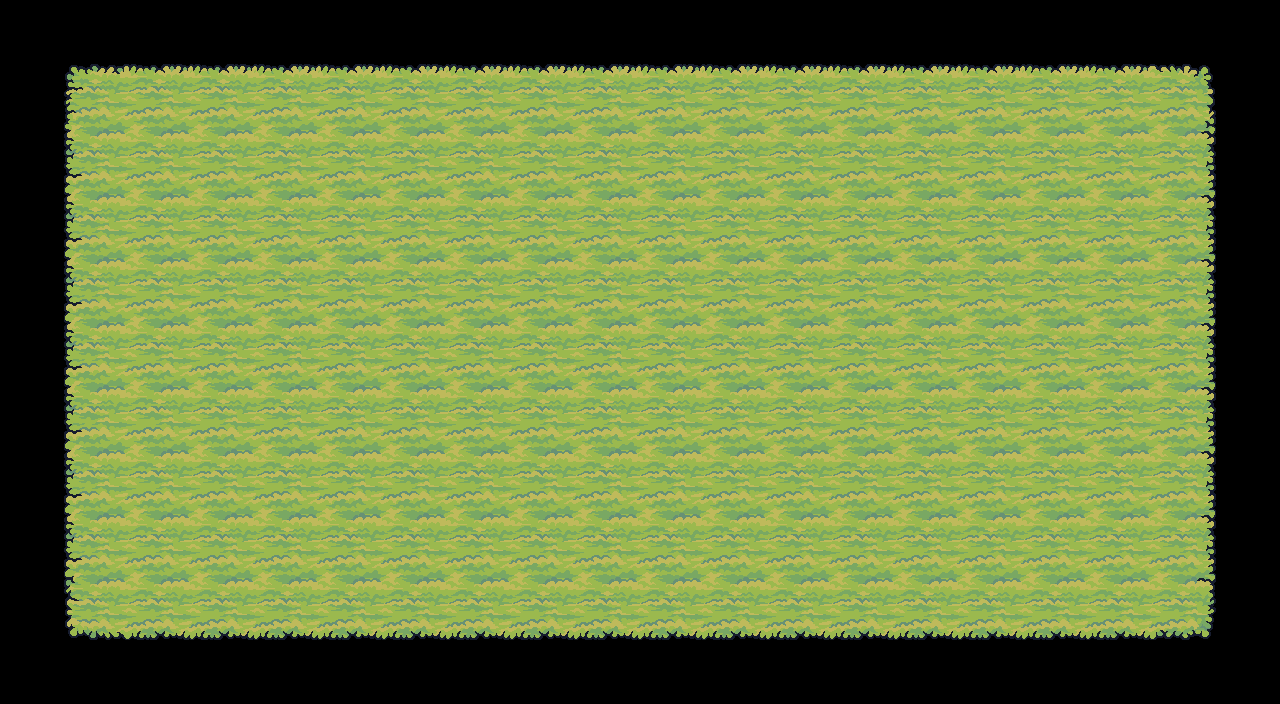

Below is a game level as drawn by its tile map, then a one-line description and the .tmx file that defines it, in full:
An orthogonal 20x11 tile map with 64x64 px tiles, 1 tile layer (Capa de patrones 1).

<map version="1.10" tiledversion="1.10.2" orientation="orthogonal" renderorder="right-down" width="20" height="11" tilewidth="64" tileheight="64" infinite="0" nextlayerid="2" nextobjectid="1">
 <tileset firstgid="1" name="Flat" tilewidth="64" tileheight="64" tilecount="40" columns="10">
  <image source="assets/Terrain/Ground/Tilemap_Flat.png" width="640" height="256" />
 </tileset>
 <layer id="1" name="Capa de patrones 1" width="20" height="11">
  <data encoding="csv">
0,0,0,0,0,0,0,0,0,0,0,0,0,0,0,0,0,0,0,0,
0,1,2,2,2,2,2,2,2,2,2,2,2,2,2,2,2,2,3,0,
0,11,12,12,12,12,12,12,12,12,12,12,12,12,12,12,12,12,13,0,
0,11,12,12,12,12,12,12,12,12,12,12,12,12,12,12,12,12,13,0,
0,11,12,12,12,12,12,12,12,12,12,12,12,12,12,12,12,12,13,0,
0,11,12,12,12,12,12,12,12,12,12,12,12,12,12,12,12,12,13,0,
0,11,12,12,12,12,12,12,12,12,12,12,12,12,12,12,12,12,13,0,
0,11,12,12,12,12,12,12,12,12,12,12,12,12,12,12,12,12,13,0,
0,11,12,12,12,12,12,12,12,12,12,12,12,12,12,12,12,12,13,0,
0,21,22,22,22,22,22,22,22,22,22,22,22,22,22,22,22,22,23,0,
0,0,0,0,0,0,0,0,0,0,0,0,0,0,0,0,0,0,0,0
</data>
 </layer>
</map>
